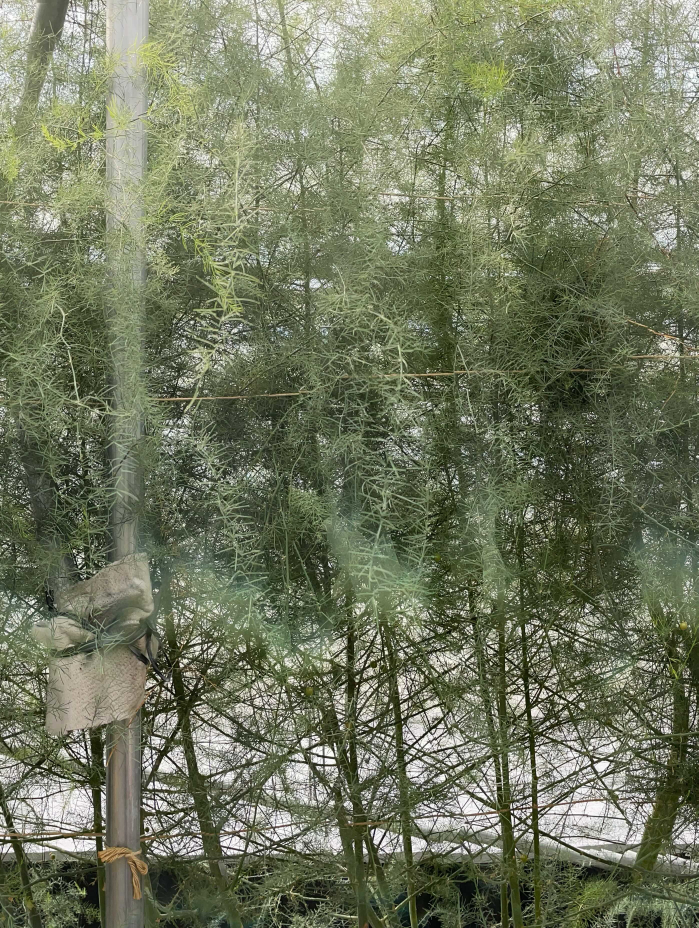
#> input picture pseudo_leaf_density_estimator/data/leaf.jpg, 2793 x 3712 px (shown at 1/4 size)
$ jupyter execute --allow-errors main.ipynb
#> lines starting #> are read from the running program, lines starting #| are printed output that depends on the picture; after the words box and inside, x2 and y2 are one past the last pixel; in counts of white or black regions, pixels touching at a corner belong together
### pseudo_leaf_density_estimator/guided_filter/core/filter.py
import numpy as np

from ..cv.smooth import box_filter
from ..cv.image import to_32F


class GuidedFilter:
    """
    This is a factory class which builds guided filter
    according to the channel number of guided Input.
    The guided input could be gray image, color image,
    or multi-dimensional feature map.

    References:
        K.He, J.Sun, and X.Tang. Guided Image Filtering. TPAMI'12.
    """

    def __init__(self, I, radius, eps):
        """

        Parameters
        ----------
        I: NDArray
            Guided image or guided feature map
        radius: int
            Radius of filter
        eps: float
            Value controlling sharpness
        """
        if len(I.shape) == 2:
            self._Filter = GrayGuidedFilter(I, radius, eps)
        else:
            self._Filter = MultiDimGuidedFilter(I, radius, eps)

    # [23 lines left out: function filter, not called in this run]


class GrayGuidedFilter:
    """
    Specific guided filter for gray guided image.
    """

    # [47 lines left out: functions __init__, filter, not called in this run]


class MultiDimGuidedFilter:
    """
    Specific guided filter for color guided image
    or multi-dimensional feature map.
    """

    def __init__(self, I, radius, eps):
        self.I = to_32F(I)
        self.radius = radius
        self.eps = eps

        self.rows = self.I.shape[0]
        self.cols = self.I.shape[1]
        self.chs = self.I.shape[2]

    # [53 lines left out: function filter, not called in this run]

### pseudo_leaf_density_estimator/main.ipynb
[cell 1]
import cv2
import numpy as np
import matplotlib.pyplot as plt
import time

def show(image):
    plt.imshow(image)
    plt.show()

start = time.time()

"""
Load images
"""
input_name = "data/leaf.jpg"
leaf_image = cv2.imread(input_name)
#> leaf_image is the input picture: shape (3712, 2793, 3); mean B, G, R 94.3, 119.6, 113.1
# leaf_image = cv2.imread("data/leaf2.png")
leaf_image = cv2.resize(leaf_image, None, fx=0.2, fy=0.2)
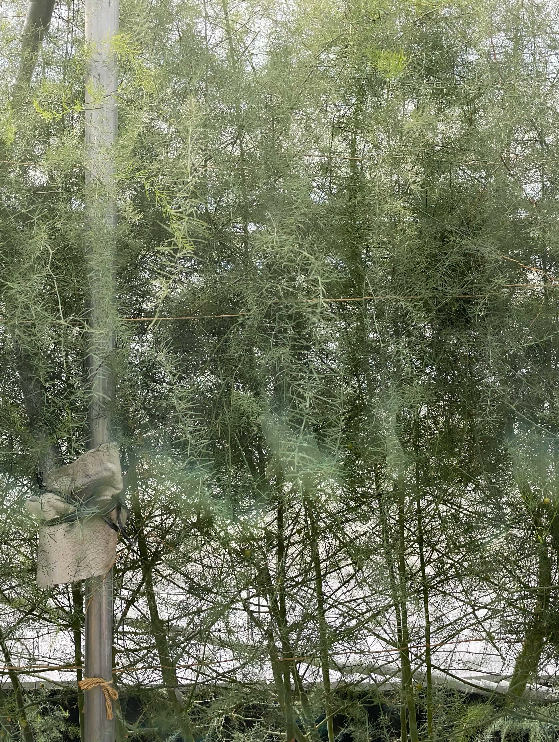
#> leaf_image: shape (742, 559, 3); mean B, G, R 94.4, 119.7, 113.1
leaf_image_raw = leaf_image
leaf_image_rgb = cv2.cvtColor(leaf_image, cv2.COLOR_BGR2RGB)
show(leaf_image_rgb)

# 色空間の変換(RGB -> CIE LCh)

[cell 2]
from skimage.color import rgb2lab, lab2lch

img_lab = rgb2lab(leaf_image_rgb)
#> img_lab: shape (742, 559, 3) float64; mean of channels 0, 1, 2 48.2, -7.3, 13.3
img_lch = lab2lch(img_lab)
#> img_lch: shape (742, 559, 3) float64; mean of channels 0, 1, 2 48.2, 15.3, 2.1

# LCh色空間を用いた色検出(1段階目の色成分フィルタリング)

[cell 3]
bgrLower = np.array([0, 110, 0])
bgrUpper = np.array([255, 170, 255])
img_lch[:, :, 1] = (255 * np.log10(img_lch[:, :, 1] + 1) / np.log10(255)).astype(np.uint8)  # perceptual color spaces
#> img_lch: shape (742, 559, 3) float64; mean of channels 0, 1, 2 48.2, 122.4, 2.1
lsh_mask = cv2.inRange(img_lch, bgrLower, bgrUpper)
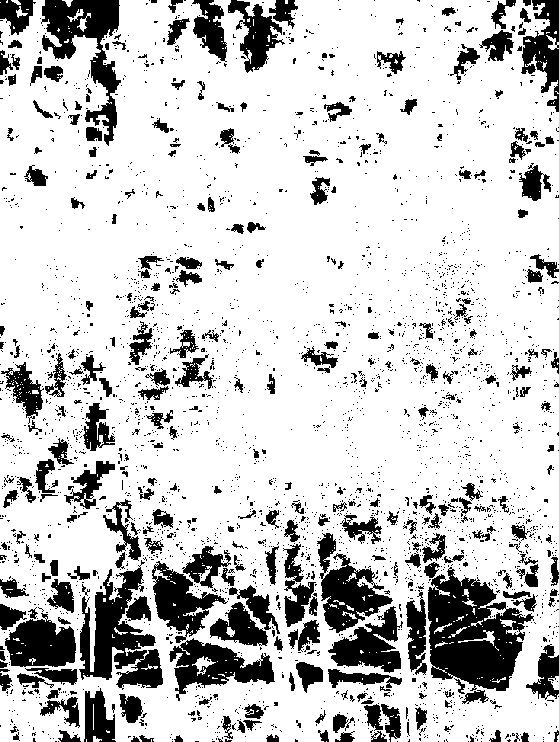
#> lsh_mask: shape (742, 559); 79.6% white; 3156 black regions (2838 under 20 px), largest, box (x1, y1, x2, y2) and area: (428, 567, 534, 691) 7758, (79, 560, 163, 690) 5066, (41, 0, 121, 146) 4263
lsh_mask = cv2.resize(lsh_mask, leaf_image.shape[-2::-1])
plt.hist(img_lch[:,:,1].reshape(-1))
plt.show()
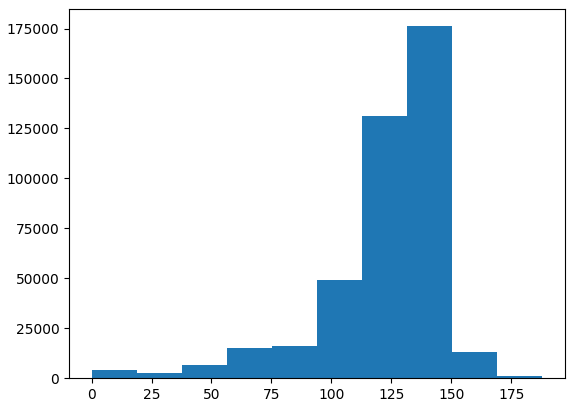
#> figure drawn by matplotlib, 1 panel; tallest bar 176153 high, from x = 131.6 to 150.4
print(np.sum(lsh_mask > 0))
#| 330060

[cell 4]
show(lsh_mask)

# 緑成分優位な画像成分の抽出(2段階目の色成分フィルタリング)

[cell 5]
leaf_image_float = leaf_image.astype(np.float64) / 255
leaf_image_float += 10e-8
lsh_where = np.where(lsh_mask == 0)
#> lsh_where = 84718 positions, rows 0 to 741, columns 0 to 558
leaf_image_float[lsh_where[0], lsh_where[1], :] = (1.0, 0.1, 1.0)
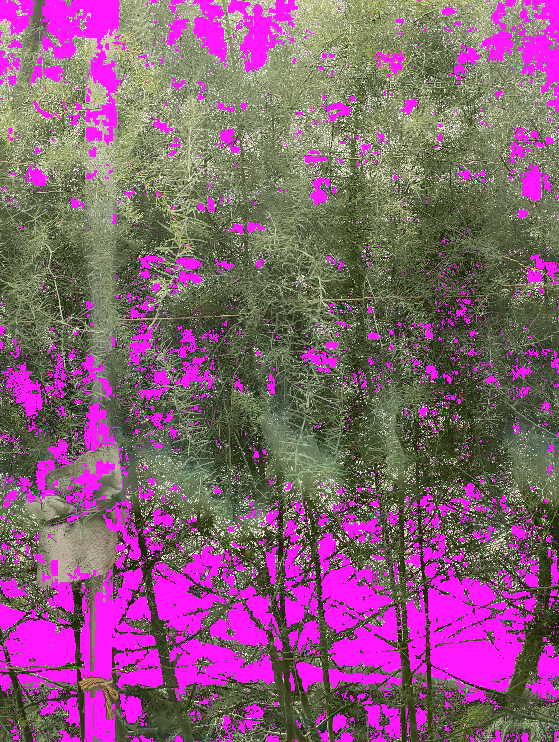
#> leaf_image_float: shape (742, 559, 3) float64; mean B, G, R 0.463, 0.37, 0.53
is_green_dominant = (np.max(leaf_image_float[:, ..., :] / leaf_image_float[:, :, 1][:, :, np.newaxis], axis=2) > 1.0) & (
    np.max(leaf_image_float, axis=2) > 0.5
)
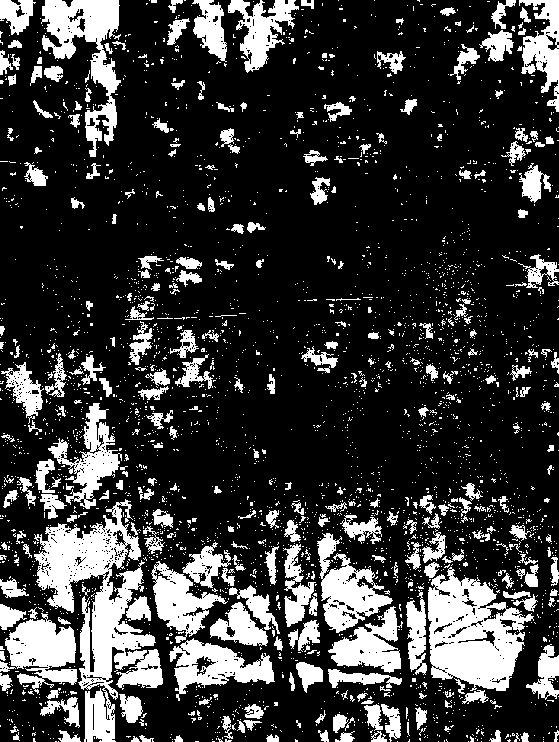
#> is_green_dominant: shape (742, 559) bool; 22.1% white; 3267 white regions (2960 under 20 px), largest, box (x1, y1, x2, y2) and area: (34, 499, 163, 742) 11880, (428, 567, 534, 691) 7779, (41, 0, 121, 157) 4712
mask_green_dominant = np.zeros_like(is_green_dominant, np.uint8)
mask_green_dominant[is_green_dominant] = 255

show(255 - mask_green_dominant)  # yellow:255 black:0
#> in show (call 3), `plt.show()`:
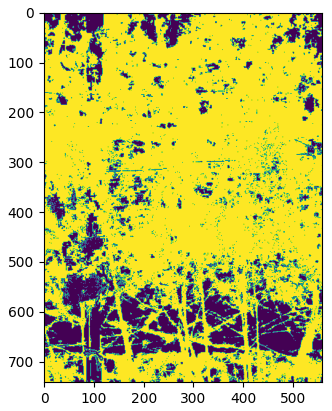
#> figure drawn by matplotlib, 1 panel
print(np.sum(mask_green_dominant > 0))

# 疑似葉面積密度画像の非緑優位画像成分用マスクの生成

[cell 6]
patch_size = 7
size_pooled = np.array(mask_green_dominant.shape) - [patch_size - 1, patch_size - 1]
#> (the rest of this cell did not finish here and is left out)

# 局所画像パッチ毎の疑似葉面積密度の取得

[cell 7]
from sklearn.feature_extraction.image import extract_patches_2d


def get_density(patch_flattened):
    return np.sum(patch_flattened) / len(patch_flattened)

green_relative_intensity = np.max(leaf_image_float[:, :, 1][:, :, np.newaxis] / leaf_image_float[:, ..., :], axis=2)
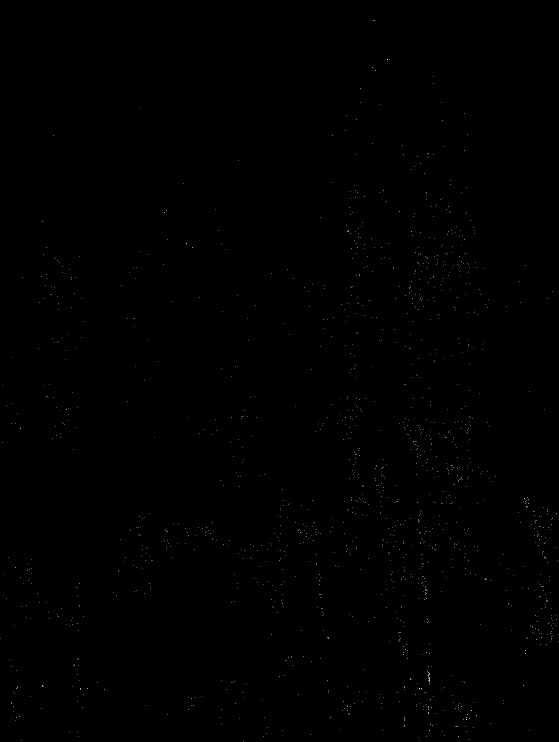
#> green_relative_intensity: shape (742, 559) float64; min 1, max 2862746.1, mean 3987.7; drawn with min black and max white
patches_gri = extract_patches_2d(green_relative_intensity, (patch_size, patch_size)).reshape(-1, patch_size ** 2)

mask_gri = np.apply_along_axis(get_density, 1, patches_gri).reshape(size_pooled)
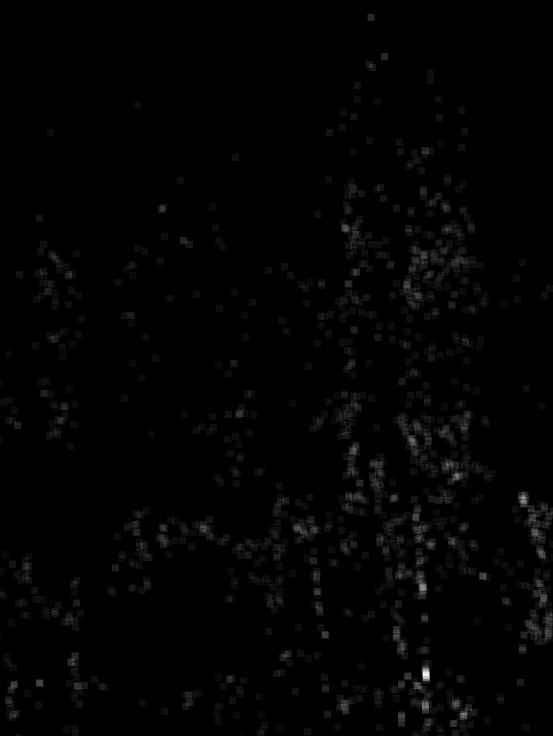
#> mask_gri: shape (736, 553) float64; min 1, max 376155, mean 4035.8; drawn with min black and max white
# gri_quant_l = np.quantile(mask_gri.reshape(-1), 0.50)
# gri_quant_u = np.quantile(mask_gri.reshape(-1), 0.90)
gri_quant_l = 1
gri_quant_u = 30000
mask_gri[mask_gri < gri_quant_l] = gri_quant_l
mask_gri[mask_gri >= gri_quant_u] = gri_quant_u
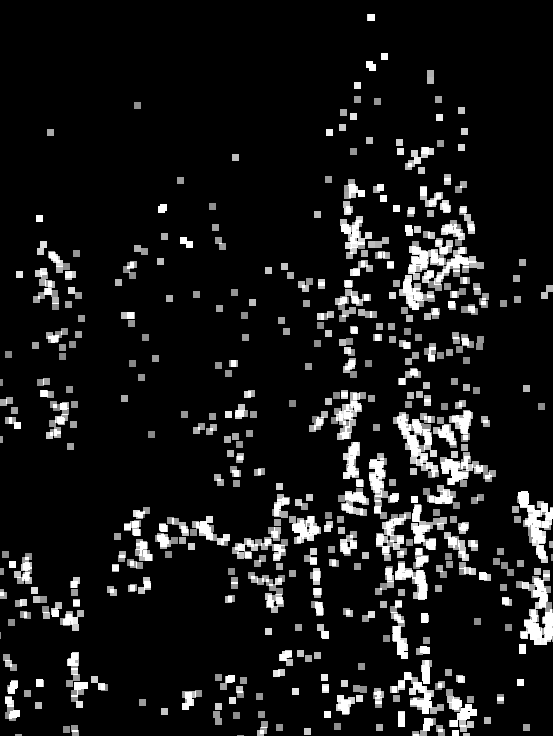
#> mask_gri: shape (736, 553) float64; 4.33% of pixels changed, all inside (x1, y1, x2, y2) = (0, 14, 553, 736); drawn with min black and max white
mask_gri_normalized = (mask_gri - mask_gri.min()) / (mask_gri.max() - mask_gri.min())
#> (the rest of this cell did not finish here and is left out)

# 画像スムージング（ガイデッドフィルタ）

[cell 8]
from guided_filter.core.filter import GuidedFilter

#> (the rest of this cell did not finish here and is left out)

mask_gri_normalized = GF.filter(mask_gri_normalized)
mask_gri_normalized[mask_gri_normalized < 0] = 0
mask_gri_normalized[mask_gri_normalized >= 1.0] = 1.0
mask_gri_normalized[lsh_mask == 0] = 0
show(mask_gri_normalized)

[cell 9]
from PIL import Image


def cv2pil(image):
    new_image = image.copy()
    new_image = cv2.cvtColor(new_image, cv2.COLOR_BGR2RGB)
    new_image = Image.fromarray(new_image)
    return new_image


def concat_horizontal(ims):
    h = max(im.height for im in ims)
    w = sum(im.width for im in ims)

    dst = Image.new("RGB", (w, h))
    _w = 0
    for im in ims:
        dst.paste(im, (_w, 0))
        _w += im.width
    return dst


mask_gri_colorized = cv2.applyColorMap((mask_gri_normalized * 255).astype(np.uint8), cv2.COLORMAP_JET)
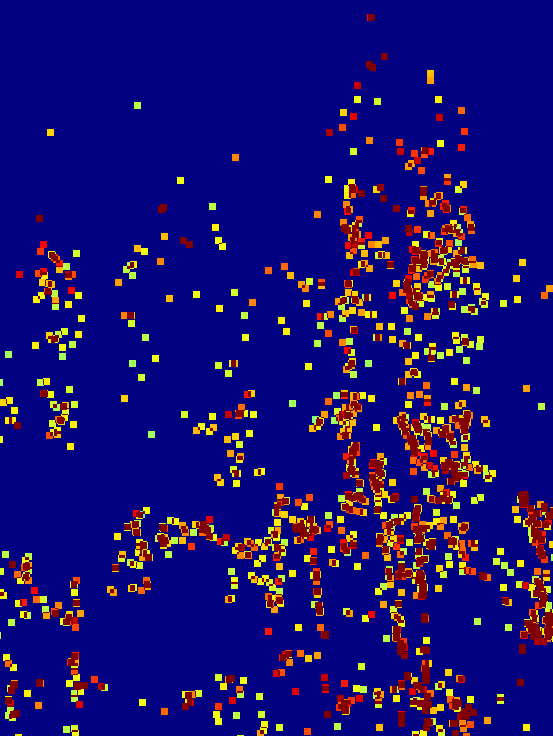
#> mask_gri_colorized: shape (736, 553, 3); mean B, G, R 113.7, 14.3, 24
#> (the rest of this cell did not finish here and is left out)

$ run again, with pseudo_leaf_density_estimator/data/PXL_20210812_020214971.jpg copied over pseudo_leaf_density_estimator/data/leaf.jpg
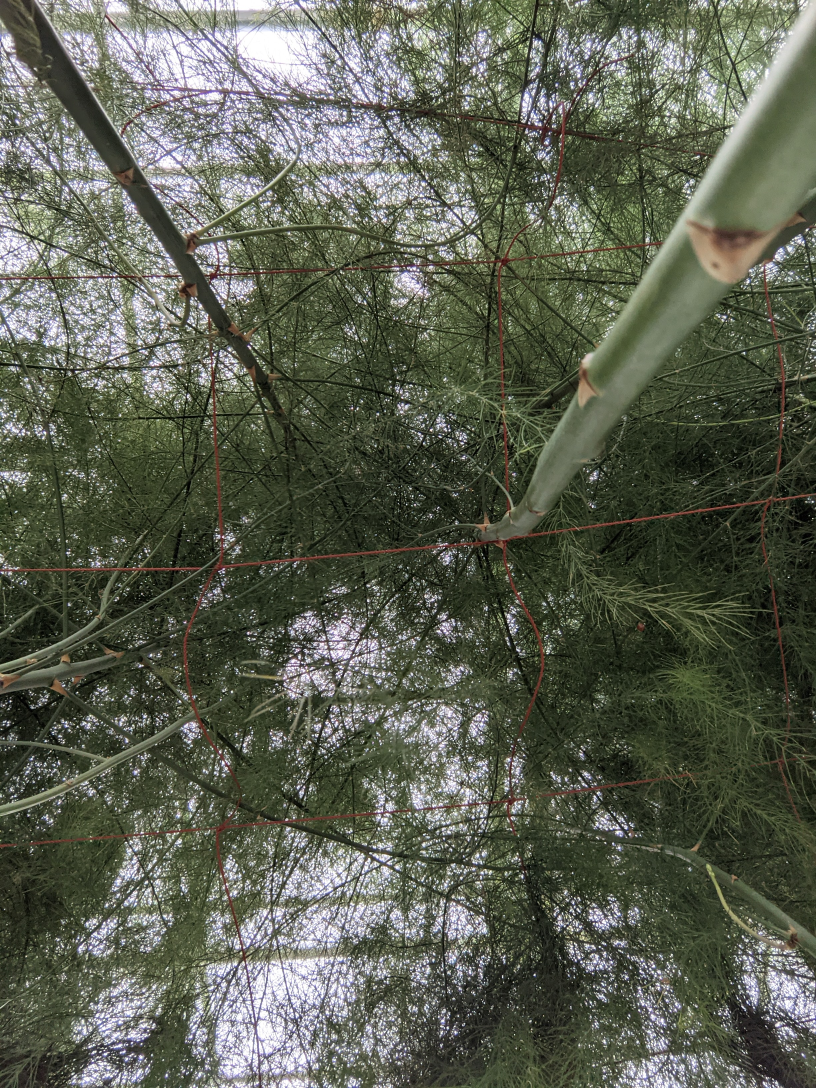
#> input picture pseudo_leaf_density_estimator/data/PXL_20210812_020214971.jpg, 2448 x 3264 px (shown at 1/3 size)
#> leaf_image is the input picture: shape (3264, 2448, 3); mean B, G, R 81.6, 96.1, 91.7
#> leaf_image: shape (653, 490, 3)
#> img_lab: shape (653, 490, 3) float64; mean of channels 0, 1, 2 38.9, -4.6, 8
#> `lsh_mask = cv2.inRange(img_lch, bgrLower, bgrUpper)`:
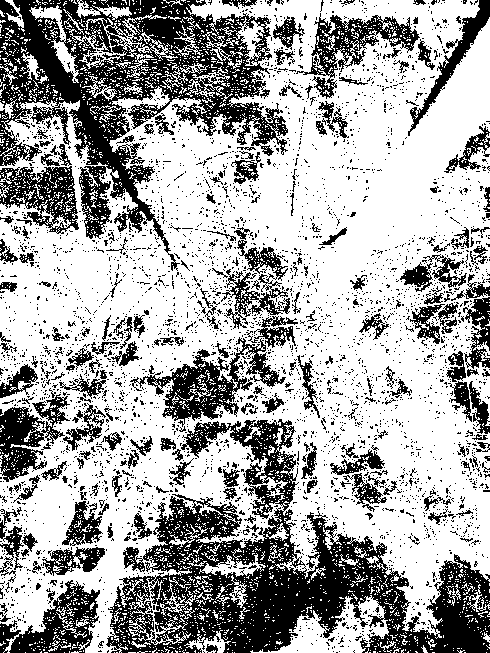
#> lsh_mask: shape (653, 490); 65.2% white; 3851 black regions (3641 under 20 px), largest, box (x1, y1, x2, y2) and area: (106, 419, 490, 653) 32128, (0, 0, 288, 271) 27082, (130, 337, 286, 427) 4076
#| 208501
#> lsh_where = 111469 positions, rows 0 to 652, columns 0 to 489
#> is_green_dominant: shape (653, 490) bool; 39.2% white; 3920 white regions (3713 under 20 px), largest, box (x1, y1, x2, y2) and area: (0, 0, 288, 271) 36681, (106, 419, 490, 653) 36108, (130, 337, 286, 427) 4411
#> `mask_gri_colorized = cv2.applyColorMap((mask_gri_normalized * 255).ast..`:
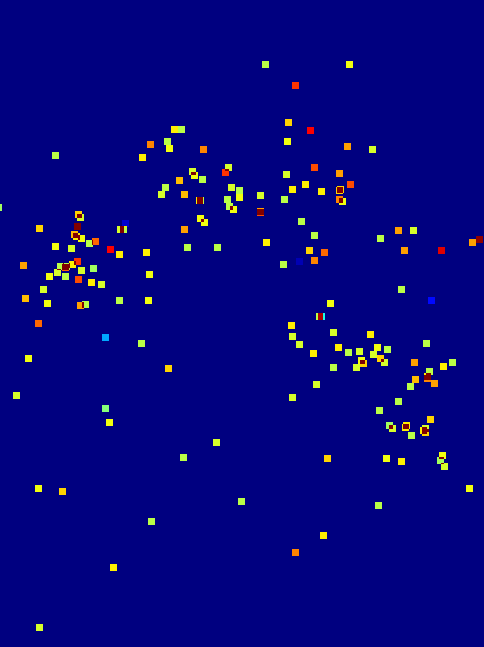
#> mask_gri_colorized: shape (647, 484, 3); mean B, G, R 125.5, 5.3, 5.6
